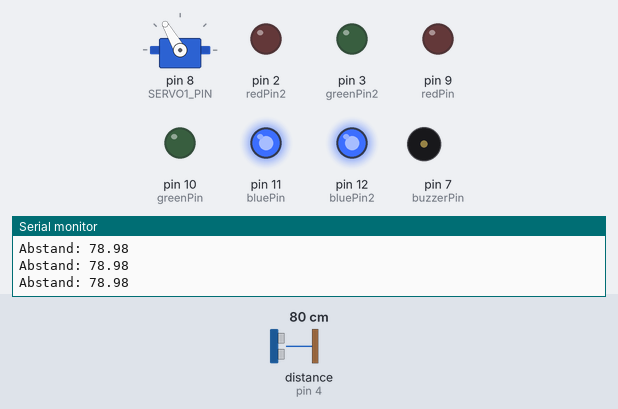
The sketch below on a simulated Arduino Uno, built with avr-gcc and run on an emulated ATmega328P. On the bench: servo, output pins drawn as LEDs (lit = HIGH), buzzer (waves = sounding), the last lines printed to the serial monitor. Wiring (inferred from the names in the program): ultrasonic range finder: trigger pin 5; echo pin 4. Inputs (shaded band) come from the test bench; at power-on: distance to the obstacle (sensor on pin 4) 80 cm. The echo pulse lasts 58.3 µs per cm; pins used as bus, display or sensor lines are not drawn.

Above: at 1.2 s.
1.3 s: distance to the obstacle (sensor on pin 4) set to 12 cm
2.8 s: distance to the obstacle (sensor on pin 4) set to 9 cm
At 3.4 s:
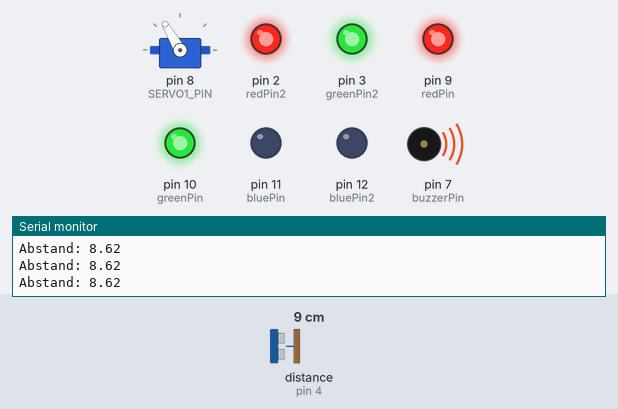
5.8 s: distance to the obstacle (sensor on pin 4) set to 6 cm
At 6.82 s:
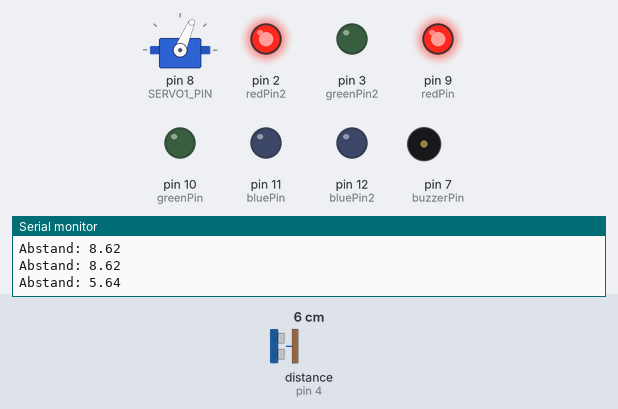
8.8 s: distance to the obstacle (sensor on pin 4) set to 18 cm
At 9.8 s:
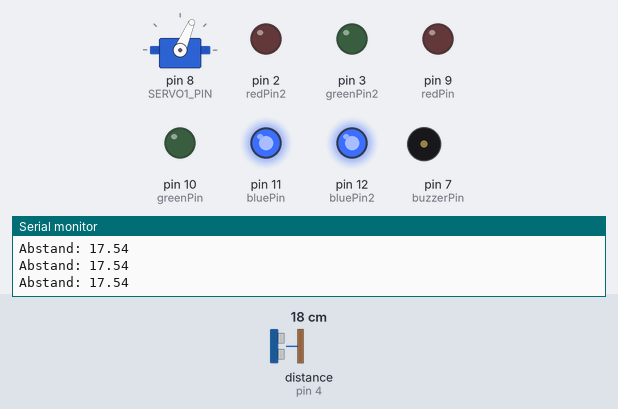
10.8 s: distance to the obstacle (sensor on pin 4) set to 2 cm
At 10.87 s:
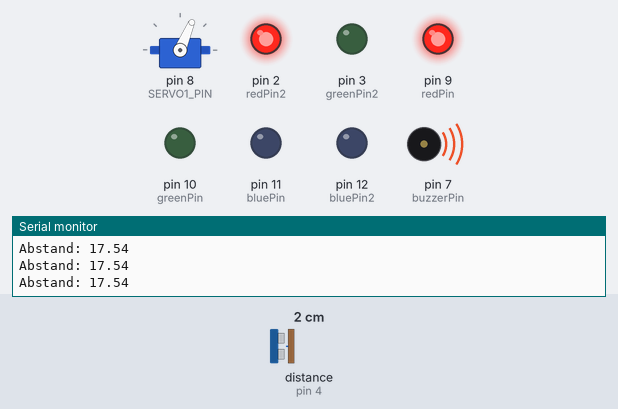
13.8 s: distance to the obstacle (sensor on pin 4) set to 203 cm
At 27.5 s:
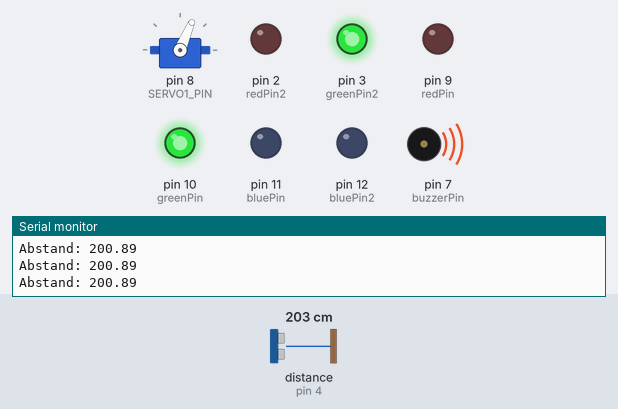
Timing chart, 0 to 28.5 s (numbered marks = the images above; inputs shaded):
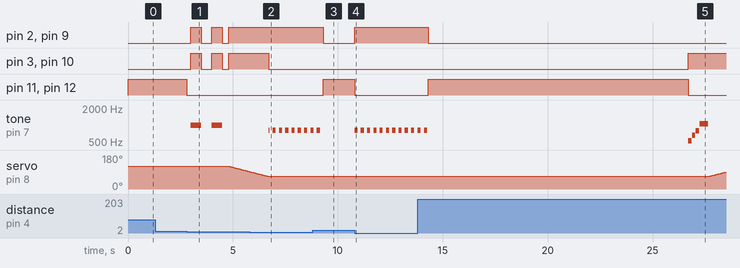

The sketch:

main.ino
```cpp
#include <Servo.h>

Servo servo1;

#define SERVO1_PIN 8

const int trigPin = 5;
const int echoPin = 4;

const int bluePin = 11;
const int greenPin = 10;
const int redPin = 9;

const int redPin2 = 2;
const int greenPin2 = 3;
const int bluePin2 = 12;

const int buzzerPin = 7;

const int WINKEL_OFFEN = 120;
const int WINKEL_ZU = 67;
const int SERVO_SPEED = 35; // ms pro Grad

const int ABSTAND_START = 10;   // cm: Hand vor den Sensor halten zum Schließen
const int ABSTAND_WARNUNG = 7; // cm: Wenn man der geschlossenen Box zu nahe kommt

const unsigned long START_VERZOEGERUNG = 2000; // 3 Sekunden warten vor Start
const unsigned long FOKUS_ZEIT = 20000;

// --- ZUSTEANDE ---
enum BoxZustand {
  BOX_OFFEN_NEUTRAL,
  BOX_START_COUNTDOWN,
  BOX_SCHLIESST,
  FOKUS_LAEUFT,
  BOX_OEFFNET,
  BOX_FERTIG
};

BoxZustand zustand = BOX_OFFEN_NEUTRAL;
unsigned long timerStartMillis = 0;
unsigned long warnungsStartMillis = 0;
unsigned long letzteWarnungMillis = 0;
int fehlerZaehler = 0;

void setup() {
  pinMode(trigPin, OUTPUT);
  pinMode(echoPin, INPUT);

  pinMode(bluePin, OUTPUT);
  pinMode(greenPin, OUTPUT);
  pinMode(redPin, OUTPUT);

  pinMode(redPin2, OUTPUT);
  pinMode(greenPin2, OUTPUT);
  pinMode(bluePin2, OUTPUT);

  pinMode(buzzerPin, OUTPUT);

  servo1.attach(SERVO1_PIN);
  servo1.write(WINKEL_OFFEN);

  Serial.begin(9600);
}

void setLED(int r, int g, int b) {
  analogWrite(redPin, r);
  analogWrite(greenPin, g);
  analogWrite(bluePin, b);

  analogWrite(redPin2, r);
  analogWrite(greenPin2, g);
  analogWrite(bluePin2, b);
}

float messeAbstand() {
  digitalWrite(trigPin, LOW);
  delayMicroseconds(2);
  digitalWrite(trigPin, HIGH);
  delayMicroseconds(10);
  digitalWrite(trigPin, LOW);

  long duration = pulseIn(echoPin, HIGH, 30000);

  if (duration == 0) return 200.0;
  return duration * 0.034 / 2;
}

void bewegeServoLangsam(int startWinkel, int zielWinkel) {
  if (startWinkel < zielWinkel) {
    for (int pos = startWinkel; pos <= zielWinkel; pos++) {
      servo1.write(pos);
      delay(SERVO_SPEED);
    }
  } else {
    for (int pos = startWinkel; pos >= zielWinkel; pos--) {
      servo1.write(pos);
      delay(SERVO_SPEED);
    }
  }
}

void spieleErfolgsMelodie() {
  // Tonabfolge (C5, E5, G5, C6)
  int melodie[] = {523, 659, 784, 1047};
  int tonDauer[] = {150, 150, 150, 400}; // Die ersten Töne kurz, der letzte lang

  for (int i = 0; i < 4; i++) {
    tone(buzzerPin, melodie[i]);
    delay(tonDauer[i]);
    noTone(buzzerPin);
    delay(30);
  }
}

void loop() {
  float abstand = messeAbstand();

  static unsigned long lastPrint = 0;
  if (millis() - lastPrint > 200) {
    Serial.print("Abstand: ");
    Serial.println(abstand);
    lastPrint = millis();
  }

  switch (zustand) {

    case BOX_OFFEN_NEUTRAL:
      setLED(0, 0, 255); // Blau

      if (abstand < ABSTAND_START) {
        fehlerZaehler = 0;
        warnungsStartMillis = millis();
        zustand = BOX_START_COUNTDOWN;
      }
      break;

    case BOX_START_COUNTDOWN:
      // Gelb blinken
      if ((millis() / 500) % 2 == 0) {
        setLED(255, 255, 0);
        tone(buzzerPin, 1000);
      } else {
        setLED(0, 0, 0);
        noTone(buzzerPin);
      }

      if (abstand > (ABSTAND_START + 5)) {
        fehlerZaehler++;
        if (fehlerZaehler >= 3) {
          noTone(buzzerPin);
          zustand = BOX_OFFEN_NEUTRAL;
          break;
        }
      } else {
        fehlerZaehler = 0;
      }

      if (millis() - warnungsStartMillis >= START_VERZOEGERUNG) {
        noTone(buzzerPin);
        zustand = BOX_SCHLIESST;
      }
      break;

    case BOX_SCHLIESST:
      setLED(255, 255, 0); // Gelb
      bewegeServoLangsam(WINKEL_OFFEN, WINKEL_ZU);

      timerStartMillis = millis();
      zustand = FOKUS_LAEUFT;
      break;

    case FOKUS_LAEUFT:
      // Verzögerungs-Logik für klares Rot
      if (abstand < ABSTAND_WARNUNG) {
        letzteWarnungMillis = millis(); // Zeitstempel aktualisieren, solange Hand da ist
      }

      // Wenn die letzte Annäherung weniger als 500ms her ist, erzwinge ROT
      if (millis() - letzteWarnungMillis < 500) {
        setLED(255, 0, 0); // Reines ROT

        if ((millis() / 150) % 2 == 0) {
          tone(buzzerPin, 800); // 800 Hz ist ein klarer, freundlicherer Piepton
        } else {
          noTone(buzzerPin);
        }


      } else {
        setLED(0, 0, 255); // Blau
        noTone(buzzerPin);
      }

      if (millis() - timerStartMillis >= FOKUS_ZEIT) {
        noTone(buzzerPin);
        zustand = BOX_OEFFNET;
      }
      break;

    case BOX_OEFFNET:
      setLED(0, 255, 0); // Grün

      spieleErfolgsMelodie();

      bewegeServoLangsam(WINKEL_ZU, WINKEL_OFFEN);
      zustand = BOX_FERTIG;
      break;

    case BOX_FERTIG:
      setLED(0, 0, 255); // Blau
      delay(3000);
      zustand = BOX_OFFEN_NEUTRAL;
      break;
  }
}
```

Measured:
- the behaviour switches between 11 and 10 cm on distance to the obstacle (sensor on pin 4) (found by bisection; images 0 and 1)
- the behaviour switches between 8 and 7 cm on distance to the obstacle (sensor on pin 4) (found by bisection; images 1 and 2)
- after the input at 2.8 s, pin 2 (redPin2), pin 3 (greenPin2): goes HIGH 0.50 s, LOW 0.50 s, HIGH 0.50 s, LOW 0.30 s, then HIGH, starting after 0.20 s
- after the input at 5.8 s, pin 2 (redPin2), pin 9 (redPin): stays HIGH (without the input it goes to LOW after 0.90 s); pin 11 (bluePin), pin 12 (bluePin2): stays LOW (without the input it goes to HIGH after 0.90 s); tone on pin 7 (buzzerPin): silent → 800 Hz after 0.90 s, then repeats every 0.30 s: silent 0.15 s, 800 Hz 0.15 s
- after the input at 8.8 s, pin 2 (redPin2), pin 9 (redPin): HIGH → LOW after 0.50 s; pin 11 (bluePin), pin 12 (bluePin2): LOW → HIGH after 0.50 s; tone on pin 7 (buzzerPin): goes on until 9.2 s, then stays silent
- after the input at 10.8 s, pin 2 (redPin2), pin 9 (redPin): LOW → HIGH at once; pin 11 (bluePin), pin 12 (bluePin2): HIGH → LOW at once; tone on pin 7 (buzzerPin): alternates 800 Hz for 0.15 s and silent for 0.15 s, starting at once
- after the input at 13.8 s, pin 2 (redPin2), pin 9 (redPin): HIGH → LOW after 0.50 s instead of 12.9 s; pin 11 (bluePin), pin 12 (bluePin2): LOW → HIGH after 0.50 s, → LOW 12.4 s later
